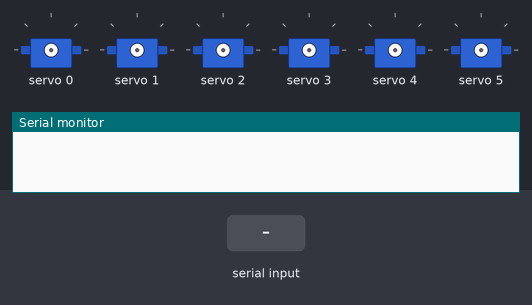
The sketch below on a simulated Arduino Uno, built with avr-gcc and run on an emulated ATmega328P. Shown: 6 × servo, the last lines printed to the serial monitor. The test bench sets the inputs (shaded band).

Above: at 1.2 s.
1.3 s: "90,45,200\n" received over Serial
2.9 s: "90,45\n" received over Serial
At 4.1 s:
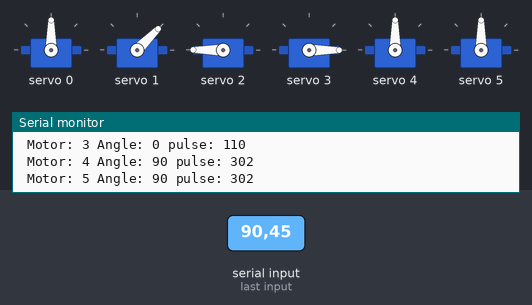
4.4 s: "5\n" received over Serial
At 5.6 s:
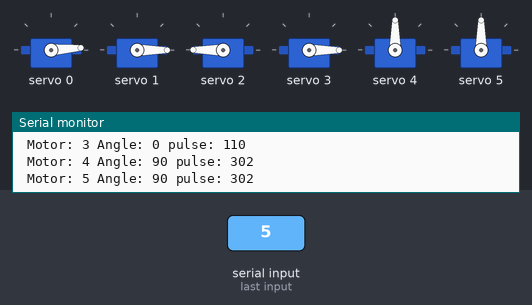
5.9 s: "30,150,10\n" received over Serial
At 6.8 s:
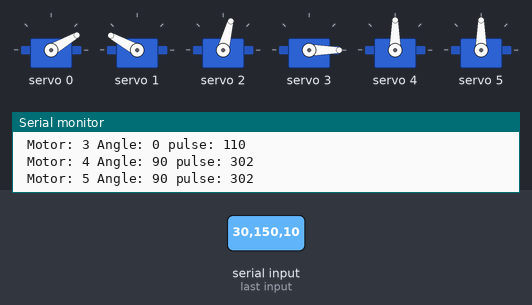
7.4 s: "90\n" received over Serial
At 8.6 s:
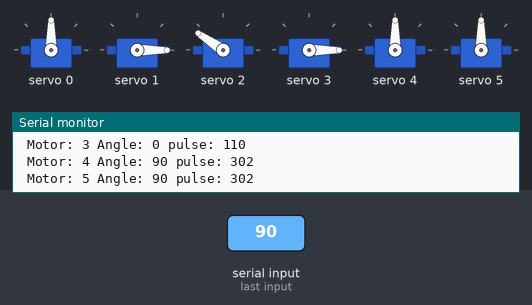
8.9 s: "30,150\n" received over Serial
At 10.1 s:
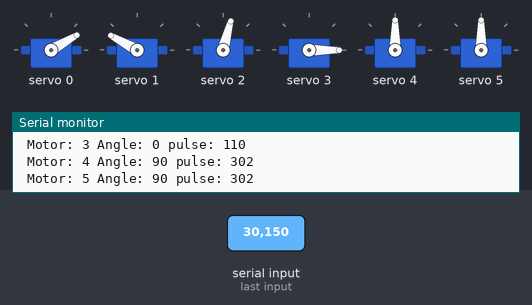
Timing chart, 0 to 11.4 s (numbered marks = the images above; inputs shaded):
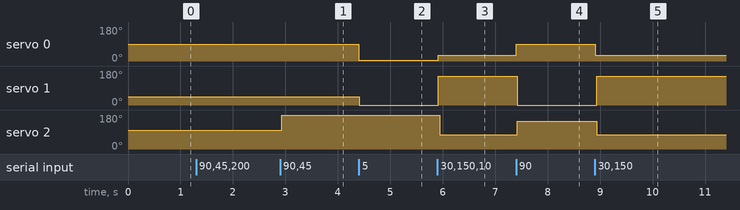

The sketch:

pwm_control.ino
```cpp
#include <Wire.h>
#include <Adafruit_PWMServoDriver.h>

// called this way, it uses the default address 0x3C
Adafruit_PWMServoDriver pwm = Adafruit_PWMServoDriver(0x40);
#define SERVOMIN 110 //125 // this is the 'minimum' pulse length count (out of 4096)
#define SERVOMAX 495 // this is the 'maximum' pulse length count (out of 4096)

// our servo # counter
uint8_t servonum = 0;
int motor_angle[6] = {90,0,45,90,90,90};
bool invert[6] = {0,0,1,0,0,0};
//Serial data
boolean newData = false;
const byte numChars = 32;
char receivedChars[numChars];

void setup() {
  Serial.begin(9600);
  pwm.begin();
  pwm.setPWMFreq(50);
}

// the code inside loop() has been updated by Robojax
void loop() {
   recvWithEndMarker();
   showNewData();
   if (newData){
      parseData();
      send_all_PWM();
   }
}

void send_all_PWM(){
   int pulse;
   for(int m = 0; m<6; m++){
      if(invert[m]){
        pulse = map(180-motor_angle[m],0, 180, SERVOMIN,SERVOMAX);// map angle of 0 to 180 to Servo min and Servo max
      }else{
        pulse = map(motor_angle[m],0, 180, SERVOMIN,SERVOMAX);// map angle of 0 to 180 to Servo min and Servo max
      }
      pwm.setPWM(m, 0, pulse);
      delay(5);

      Serial.print(" Motor: ");Serial.print(m);
      Serial.print(" Angle: ");Serial.print(motor_angle[m]);
      Serial.print(" pulse: ");Serial.println(pulse);
   }
}

void recvWithEndMarker()
{
   static byte ndx = 0;
   char endMarker = '\n';
   char rc;

   while (Serial.available() > 0 && newData == false)
   {
      rc = Serial.read();

      if (rc != endMarker)
      {
         receivedChars[ndx] = rc;
         ndx++;
         if (ndx >= numChars)
         {
            ndx = numChars - 1;
         }
      }
      else
      {
         receivedChars[ndx] = '\0'; // terminate the string
         ndx = 0;
         newData = true;
      }
   }
}
void showNewData()
{
   if (newData == true)
   {
      Serial.print("This just in ... ");
      Serial.println(receivedChars);
      //newData = false;
   }
}

void parseData()
{
   char *strings[8]; // an array of pointers to the pieces of the above array after strtok()
   char *ptr = NULL; byte index = 0;
   ptr = strtok(receivedChars, ",");  // delimiters, semicolon
   while (ptr != NULL)
   {
      strings[index] = ptr;
      index++;
      ptr = strtok(NULL, ",");
   }

   for(int m = 0; m<6; m++){
      if(m<=index){
        int val = atoi(strings[m]);
        if(val>180){
          motor_angle[m] = 180;
        }else if(val<0){
          motor_angle[m] = 0;
        }else{
        }
          motor_angle[m] = val;
        }
    }
   // Inverse motor 3.
   int min_q2 = max(motor_angle[1]-45,0);
   int max_q2 = min(motor_angle[1]+35, 180);
   motor_angle[2] = max(min_q2,min(motor_angle[2],max_q2));
   newData = false;
}
```

Measured:
- after the input at 2.9 s, servo 2: 100° → 180° at once
- after the input at 4.4 s, servo 0: 90° → 4° at once; servo 1: 45° → 0° at once
- after the input at 5.9 s, servo 0: 4° → 30° at once; servo 1: 0° → 151° at once; servo 2: 180° → 75° at once
- after the input at 7.4 s, servo 0: 30° → 90° at once; servo 1: 151° → 0° at once; servo 2: 75° → 146° at once
- after the input at 8.9 s, servo 0: 90° → 30° at once; servo 1: 0° → 151° at once; servo 2: 146° → 75° at once
